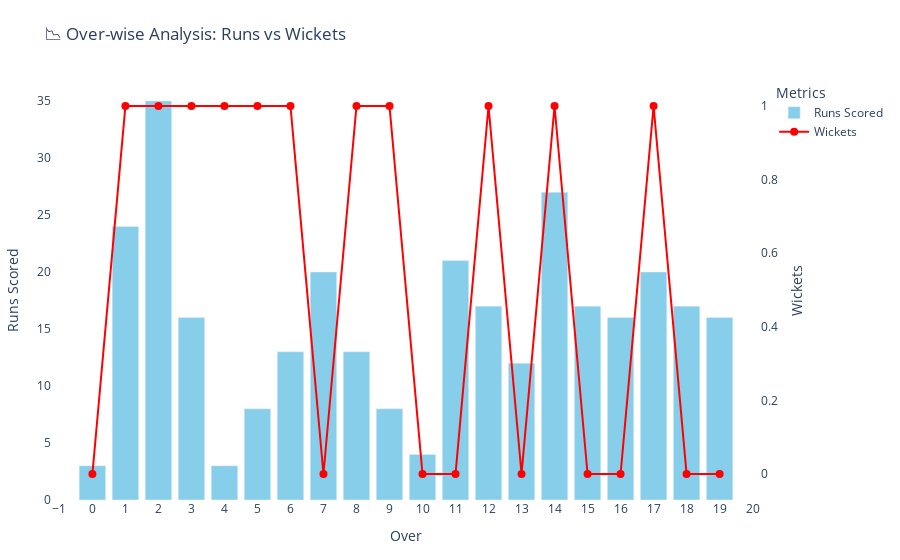

Notebook source saved alongside this figure:
### Markdown cell above
Now, let’s compare how runs and wickets fluctuated over each over to understand momentum shifts during the innings:

### Code cell
wickets_df = df_copy[df_copy['player_out'].notna()]
wickets_by_over = wickets_df.groupby('over').size().reset_index(name='wickets')

runs_by_over = df_copy.groupby('over')['runs_batter'].sum().reset_index(name='total_runs')

overwise_analysis = pd.merge(runs_by_over, wickets_by_over, on='over', how='left').fillna(0)

fig = go.Figure()

fig.add_trace(go.Bar(
    x=overwise_analysis['over'],
    y=overwise_analysis['total_runs'],
    name='Runs Scored',
    marker_color='skyblue',
    hovertemplate='Over %{x}<br>Runs: %{y}<extra></extra>'
))

fig.add_trace(go.Scatter(
    x=overwise_analysis['over'],
    y=overwise_analysis['wickets'],
    name='Wickets',
    mode='lines+markers',
    marker=dict(color='red', size=8),
    line=dict(width=2, color='red'),
    yaxis='y2',
    hovertemplate='Over %{x}<br>Wickets: %{y}<extra></extra>'
))

fig.update_layout(
    title='📉 Over-wise Analysis: Runs vs Wickets',
    xaxis=dict(title='Over', tickmode='linear'),
    yaxis=dict(title='Runs Scored'),
    yaxis2=dict(title='Wickets', overlaying='y', side='right'),
    legend_title='Metrics',
    plot_bgcolor='rgba(0,0,0,0)',
    paper_bgcolor='white',
    margin=dict(l=40, r=40, t=80, b=60),
    hovermode='x unified'
)

fig.show()

### Figure 1 — Plotly figure (JSON) as saved in the notebook; plotly's stock layout.template omitted (floating-point values rounded to 4 significant figures)
{"data": [{"hovertemplate": "Over %{x}<br>Runs: %{y}<extra></extra>", "marker": {"color": "skyblue"}, "name": "Runs Scored", "type": "bar", "x": [0, 1, 2, 3, 4, 5, 6, 7, 8, 9, 10, 11, 12, 13, 14, 15, 16, 17, 18, 19], "y": [3, 24, 35, 16, 3, 8, 13, 20, 13, 8, 4, 21, 17, 12, 27, 17, 16, 20, 17, 16]}, {"hovertemplate": "Over %{x}<br>Wickets: %{y}<extra></extra>", "line": {"color": "red", "width": 2}, "marker": {"color": "red", "size": 8}, "mode": "lines+markers", "name": "Wickets", "type": "scatter", "x": [0, 1, 2, 3, 4, 5, 6, 7, 8, 9, 10, 11, 12, 13, 14, 15, 16, 17, 18, 19], "y": [0.0, 1.0, 1.0, 1.0, 1.0, 1.0, 1.0, 0.0, 1.0, 1.0, 0.0, 0.0, 1.0, 0.0, 1.0, 0.0, 0.0, 1.0, 0.0, 0.0], "yaxis": "y2"}], "layout": {"hovermode": "x unified", "legend": {"title": {"text": "Metrics"}}, "margin": {"b": 60, "l": 40, "r": 40, "t": 80}, "paper_bgcolor": "white", "plot_bgcolor": "rgba(0,0,0,0)", "title": {"text": "📉 Over-wise Analysis: Runs vs Wickets"}, "xaxis": {"tickmode": "linear", "title": {"text": "Over"}}, "yaxis": {"title": {"text": "Runs Scored"}}, "yaxis2": {"overlaying": "y", "side": "right", "title": {"text": "Wickets"}}}}
